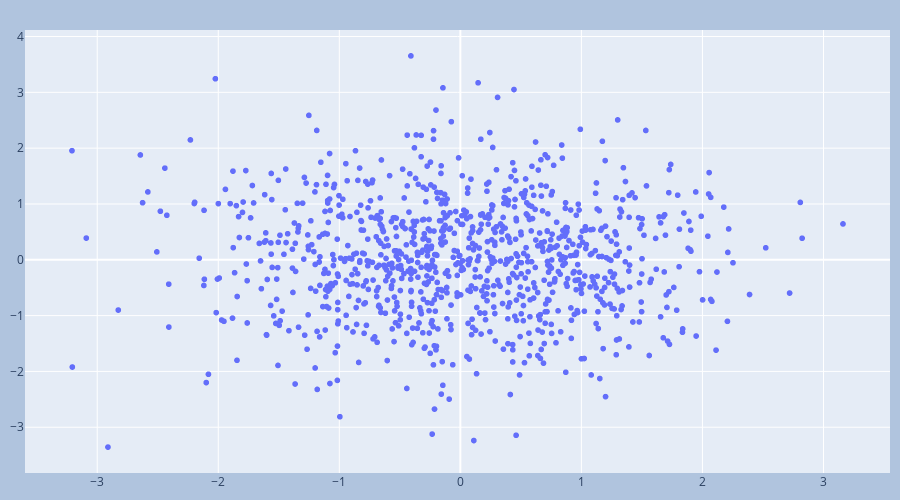

The notebook cell saved with this chart:
### Code cell
fig = go.Figure(data=go.Scattergl(
    x = np.random.randn(N),
    y = np.random.randn(N),
    mode='markers',
    #marker=dict(
    #    color=np.random.randn(N),
    #    colorscale='Viridis',
    #    line_width=0.1
    #)
))

fig.update_layout(
    width = 900,
    height = 500,
    margin=dict(l=10, r=10, t=30, b=10),
    paper_bgcolor="LightSteelBlue",
)
fig.write_html('figscattergl3.html', auto_open=True)
fig.show()

### Figure 1 — Plotly figure (JSON) as saved in the notebook; plotly's stock layout.template omitted (floating-point values rounded to 4 significant figures; data arrays with more than 128 entries replaced by an {"elided": "..."} marker saying what was removed)
{"data": [{"mode": "markers", "x": {"elided": "1000 float values"}, "y": {"elided": "1000 float values"}, "type": "scattergl"}], "layout": {"margin": {"l": 10, "r": 10, "t": 30, "b": 10}, "width": 900, "height": 500, "paper_bgcolor": "LightSteelBlue"}}
